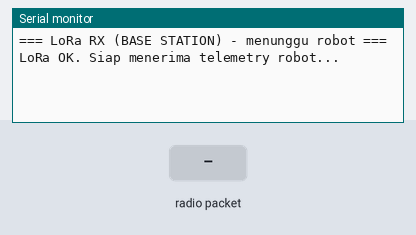
Recording of a sketch running on a simulated Arduino Mega 2560, built for the host (arithmetic inside an expression is 32-bit, double 64-bit). Shown: the last lines printed to the serial monitor. The inputs (shaded band) are chosen by the test bench. No radio packets arrive unless stated.

Above: at 1.7 s.
1.8 s: radio packet "NAV," arrives
At 2.3 s:
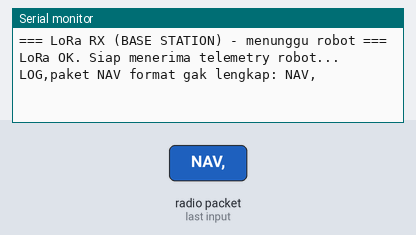
3.3 s: radio packet "1" arrives
At 4.6 s:
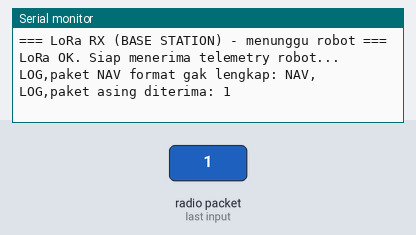

The sketch:

ReceiverMappiGPS.ino
```cpp
/*
  =====================================================================
   LoRa Robot Telemetry - RECEIVER (di BASE STATION)
   Board  : Mappi32 by KMTek (Yogyakarta - Indonesia)
   Fungsi : Terima paket NAV (GPS + Compass + IMU) dari robot (Mega
            TX), ukur RSSI/SNR link quality, lalu forward semuanya
            lewat Serial USB ke GUI Python
            (gui_lora_nav_monitor.py) yang jalan di laptop base
            station ini.

   Format paket MASUK dari robot (lewat LoRa):
     NAV,seq,lat,lon,mx,my,mz,heading,gx,gy,gz,ax,ay,az,dt

   Format output KE GUI (lewat Serial USB, HARUS SAMA PERSIS dengan
   yang diharapkan gui_lora_nav_monitor.py):
     DATA,seq,rssi,snr,lat,lon,mx,my,mz,heading,gx,gy,gz,ax,ay,az,dt,packetCount

   Pin sesuai contoh resmi Mappi32 by KMTek:
     SPI.begin(SCK=14, MISO=12, MOSI=13, SS=15)
     ss   = 15
     rst  = 0
     dio0 = 27

   Library yang dibutuhkan (Library Manager Arduino IDE):
     - "LoRa" by Sandeep Mistry
  =====================================================================
*/

#include <SPI.h>
#include <LoRa.h>

// ---------------- PIN CONFIG (Mappi32 by KMTek) ----------------
#define ss    15
#define rst   0
#define dio0  27
#define LORA_SCK   14
#define LORA_MISO  12
#define LORA_MOSI  13

// ---------------- RADIO CONFIG (harus SAMA PERSIS dengan TX) ----------------
#define LORA_FREQ      915E6
#define LORA_SF        9
#define LORA_BW        125E3
#define LORA_CR        5
#define LORA_SYNCWORD  0xF3

uint32_t packetCount = 0;

void setup() {
  Serial.begin(115200);
  delay(500);
  Serial.println("=== LoRa RX (BASE STATION) - menunggu robot ===");

  SPI.begin(LORA_SCK, LORA_MISO, LORA_MOSI, ss);
  LoRa.setPins(ss, rst, dio0);

  while (!LoRa.begin(LORA_FREQ)) {
    Serial.println("LoRa init gagal, coba lagi...");
    delay(500);
  }

  LoRa.setSpreadingFactor(LORA_SF);
  LoRa.setSignalBandwidth(LORA_BW);
  LoRa.setCodingRate4(LORA_CR);
  LoRa.setSyncWord(LORA_SYNCWORD);

  Serial.println("LoRa OK. Siap menerima telemetry robot...");
}

// Pecah string "NAV,seq,lat,lon,mx,my,mz,heading,gx,gy,gz,ax,ay,az,dt"
// jadi array of String berdasarkan koma. Return jumlah field.
int splitCSV(const String &s, String out[], int maxFields) {
  int count = 0;
  int start = 0;
  while (count < maxFields) {
    int idx = s.indexOf(',', start);
    if (idx == -1) {
      out[count++] = s.substring(start);
      break;
    }
    out[count++] = s.substring(start, idx);
    start = idx + 1;
  }
  return count;
}

void loop() {
  int packetSize = LoRa.parsePacket();

  if (packetSize) {
    String msg = "";
    while (LoRa.available()) {
      msg += (char)LoRa.read();
    }

    int rssi   = LoRa.packetRssi();
    float snr  = LoRa.packetSnr();

    if (msg.startsWith("NAV,")) {
      packetCount++;

      // Format masuk: NAV,seq,lat,lon,mx,my,mz,heading,gx,gy,gz,ax,ay,az,dt
      String fields[15];
      int n = splitCSV(msg, fields, 15);

      if (n >= 15) {
        String seq     = fields[1];
        String lat     = fields[2];
        String lon     = fields[3];
        String mx      = fields[4];
        String my      = fields[5];
        String mz      = fields[6];
        String heading = fields[7];
        String gx      = fields[8];
        String gy      = fields[9];
        String gz      = fields[10];
        String ax      = fields[11];
        String ay      = fields[12];
        String az      = fields[13];
        String dt      = fields[14];

        // Format keluar ke GUI:
        // DATA,seq,rssi,snr,lat,lon,mx,my,mz,heading,gx,gy,gz,ax,ay,az,dt,packetCount
        Serial.print("DATA,");
        Serial.print(seq);      Serial.print(",");
        Serial.print(rssi);     Serial.print(",");
        Serial.print(snr, 1);   Serial.print(",");
        Serial.print(lat);      Serial.print(",");
        Serial.print(lon);      Serial.print(",");
        Serial.print(mx);       Serial.print(",");
        Serial.print(my);       Serial.print(",");
        Serial.print(mz);       Serial.print(",");
        Serial.print(heading);  Serial.print(",");
        Serial.print(gx);       Serial.print(",");
        Serial.print(gy);       Serial.print(",");
        Serial.print(gz);       Serial.print(",");
        Serial.print(ax);       Serial.print(",");
        Serial.print(ay);       Serial.print(",");
        Serial.print(az);       Serial.print(",");
        Serial.print(dt);       Serial.print(",");
        Serial.println(packetCount);
      } else {
        Serial.print("LOG,paket NAV format gak lengkap: ");
        Serial.println(msg);
      }
    } else {
      // paket lain yang bukan format NAV (misal beacon lama, dsb)
      Serial.print("LOG,paket asing diterima: ");
      Serial.println(msg);
    }
  }
}
```

Measured:
- after the input at 1.8 s, the serial monitor: prints a new line at once (image 1)
- after the input at 3.3 s, the serial monitor: prints a new line at once (image 2)
